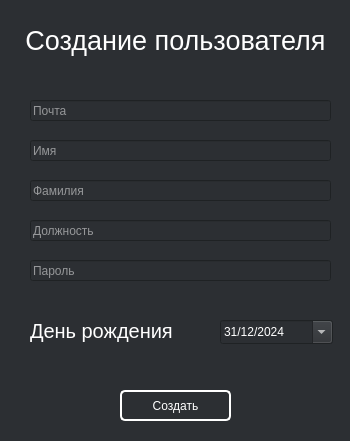
<?xml version="1.0" encoding="UTF-8"?>
<ui version="4.0">
 <class>Form</class>
 <widget class="QWidget" name="Form">
  <property name="geometry">
   <rect>
    <x>0</x>
    <y>0</y>
    <width>350</width>
    <height>441</height>
   </rect>
  </property>
  <property name="minimumSize">
   <size>
    <width>350</width>
    <height>400</height>
   </size>
  </property>
  <property name="maximumSize">
   <size>
    <width>350000</width>
    <height>40000</height>
   </size>
  </property>
  <property name="windowTitle">
   <string>Form</string>
  </property>
  <property name="styleSheet">
   <string notr="true">QWidget {
    background-color: #2C2F33;
    color: #FFFFFF;
}
QPushButton {
    border: 2px solid white;
    border-radius: 5px;
    padding: 5px 10px; 
}
QPushButton:hover {
    background-color:#3A3D42; 
}</string>
  </property>
  <widget class="QLabel" name="label">
   <property name="geometry">
    <rect>
     <x>0</x>
     <y>0</y>
     <width>351</width>
     <height>81</height>
    </rect>
   </property>
   <property name="font">
    <font>
     <pointsize>20</pointsize>
    </font>
   </property>
   <property name="text">
    <string>Создание пользователя</string>
   </property>
   <property name="alignment">
    <set>Qt::AlignmentFlag::AlignCenter</set>
   </property>
  </widget>
  <widget class="QLineEdit" name="lineEdit">
   <property name="geometry">
    <rect>
     <x>30</x>
     <y>180</y>
     <width>301</width>
     <height>21</height>
    </rect>
   </property>
   <property name="placeholderText">
    <string>Фамилия</string>
   </property>
  </widget>
  <widget class="QLabel" name="label_3">
   <property name="geometry">
    <rect>
     <x>30</x>
     <y>300</y>
     <width>161</width>
     <height>61</height>
    </rect>
   </property>
   <property name="font">
    <font>
     <pointsize>15</pointsize>
    </font>
   </property>
   <property name="text">
    <string>День рождения</string>
   </property>
  </widget>
  <widget class="QDateEdit" name="start_date_2">
   <property name="geometry">
    <rect>
     <x>220</x>
     <y>320</y>
     <width>113</width>
     <height>24</height>
    </rect>
   </property>
   <property name="dateTime">
    <datetime>
     <hour>0</hour>
     <minute>0</minute>
     <second>0</second>
     <year>2024</year>
     <month>12</month>
     <day>31</day>
    </datetime>
   </property>
   <property name="displayFormat">
    <string>d/M/yyyy</string>
   </property>
   <property name="calendarPopup">
    <bool>true</bool>
   </property>
  </widget>
  <widget class="QPushButton" name="pushButton">
   <property name="geometry">
    <rect>
     <x>120</x>
     <y>390</y>
     <width>111</width>
     <height>31</height>
    </rect>
   </property>
   <property name="text">
    <string>Создать</string>
   </property>
  </widget>
  <widget class="QLabel" name="error_label">
   <property name="geometry">
    <rect>
     <x>40</x>
     <y>360</y>
     <width>281</width>
     <height>21</height>
    </rect>
   </property>
   <property name="styleSheet">
    <string notr="true">color: red</string>
   </property>
   <property name="text">
    <string/>
   </property>
   <property name="alignment">
    <set>Qt::AlignmentFlag::AlignCenter</set>
   </property>
  </widget>
  <widget class="QLineEdit" name="lineEdit_2">
   <property name="geometry">
    <rect>
     <x>30</x>
     <y>140</y>
     <width>301</width>
     <height>21</height>
    </rect>
   </property>
   <property name="placeholderText">
    <string>Имя</string>
   </property>
  </widget>
  <widget class="QLineEdit" name="lineEdit_3">
   <property name="geometry">
    <rect>
     <x>30</x>
     <y>100</y>
     <width>301</width>
     <height>21</height>
    </rect>
   </property>
   <property name="placeholderText">
    <string>Почта</string>
   </property>
  </widget>
  <widget class="QLineEdit" name="lineEdit_4">
   <property name="geometry">
    <rect>
     <x>30</x>
     <y>220</y>
     <width>301</width>
     <height>21</height>
    </rect>
   </property>
   <property name="placeholderText">
    <string>Должность</string>
   </property>
  </widget>
  <widget class="QLineEdit" name="lineEdit_5">
   <property name="geometry">
    <rect>
     <x>30</x>
     <y>260</y>
     <width>301</width>
     <height>21</height>
    </rect>
   </property>
   <property name="echoMode">
    <enum>QLineEdit::EchoMode::Password</enum>
   </property>
   <property name="placeholderText">
    <string>Пароль</string>
   </property>
  </widget>
 </widget>
 <resources/>
 <connections/>
</ui>
